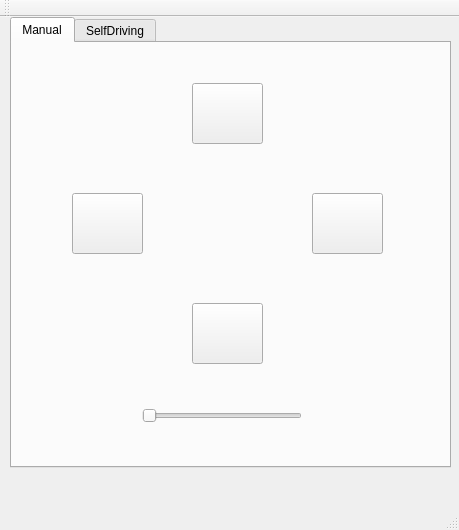
<?xml version="1.0" encoding="UTF-8"?>
<ui version="4.0">
 <class>MainWindow</class>
 <widget class="QMainWindow" name="MainWindow">
  <property name="geometry">
   <rect>
    <x>0</x>
    <y>0</y>
    <width>459</width>
    <height>530</height>
   </rect>
  </property>
  <property name="windowTitle">
   <string>MainWindow</string>
  </property>
  <widget class="QWidget" name="centralWidget">
   <widget class="QTabWidget" name="tabWidget">
    <property name="geometry">
     <rect>
      <x>10</x>
      <y>0</y>
      <width>441</width>
      <height>451</height>
     </rect>
    </property>
    <property name="currentIndex">
     <number>0</number>
    </property>
    <widget class="QWidget" name="Manual_T">
     <attribute name="title">
      <string>Manual</string>
     </attribute>
     <widget class="QPushButton" name="DOWN_B">
      <property name="geometry">
       <rect>
        <x>180</x>
        <y>260</y>
        <width>71</width>
        <height>61</height>
       </rect>
      </property>
      <property name="text">
       <string/>
      </property>
      <property name="icon">
       <iconset resource="../../CarControl_v2/resources.qrc">
        <normaloff>:/arrows/images/downimg.png</normaloff>:/arrows/images/downimg.png</iconset>
      </property>
      <property name="iconSize">
       <size>
        <width>65</width>
        <height>65</height>
       </size>
      </property>
      <property name="checkable">
       <bool>true</bool>
      </property>
     </widget>
     <widget class="QPushButton" name="LEFT_B">
      <property name="geometry">
       <rect>
        <x>60</x>
        <y>150</y>
        <width>71</width>
        <height>61</height>
       </rect>
      </property>
      <property name="text">
       <string/>
      </property>
      <property name="icon">
       <iconset resource="../../CarControl_v2/resources.qrc">
        <normaloff>:/arrows/images/leftimg.png</normaloff>:/arrows/images/leftimg.png</iconset>
      </property>
      <property name="iconSize">
       <size>
        <width>65</width>
        <height>65</height>
       </size>
      </property>
      <property name="checkable">
       <bool>true</bool>
      </property>
     </widget>
     <widget class="QPushButton" name="RIGHT_B">
      <property name="geometry">
       <rect>
        <x>300</x>
        <y>150</y>
        <width>71</width>
        <height>61</height>
       </rect>
      </property>
      <property name="text">
       <string/>
      </property>
      <property name="icon">
       <iconset resource="../../CarControl_v2/resources.qrc">
        <normaloff>:/arrows/images/rightimg.png</normaloff>:/arrows/images/rightimg.png</iconset>
      </property>
      <property name="iconSize">
       <size>
        <width>65</width>
        <height>65</height>
       </size>
      </property>
      <property name="checkable">
       <bool>true</bool>
      </property>
      <property name="autoDefault">
       <bool>false</bool>
      </property>
      <property name="default">
       <bool>false</bool>
      </property>
     </widget>
     <widget class="QPushButton" name="UP_B">
      <property name="geometry">
       <rect>
        <x>180</x>
        <y>40</y>
        <width>71</width>
        <height>61</height>
       </rect>
      </property>
      <property name="autoFillBackground">
       <bool>false</bool>
      </property>
      <property name="text">
       <string/>
      </property>
      <property name="icon">
       <iconset resource="../../CarControl_v2/resources.qrc">
        <normaloff>:/arrows/images/upimg.png</normaloff>:/arrows/images/upimg.png</iconset>
      </property>
      <property name="iconSize">
       <size>
        <width>65</width>
        <height>65</height>
       </size>
      </property>
      <property name="checkable">
       <bool>true</bool>
      </property>
     </widget>
     <widget class="QSlider" name="SpeedSlider">
      <property name="geometry">
       <rect>
        <x>130</x>
        <y>360</y>
        <width>160</width>
        <height>26</height>
       </rect>
      </property>
      <property name="maximum">
       <number>2</number>
      </property>
      <property name="pageStep">
       <number>1</number>
      </property>
      <property name="orientation">
       <enum>Qt::Horizontal</enum>
      </property>
     </widget>
    </widget>
    <widget class="QWidget" name="SelfDriving_T">
     <attribute name="title">
      <string>SelfDriving</string>
     </attribute>
     <widget class="QGraphicsView" name="graphicsView">
      <property name="geometry">
       <rect>
        <x>10</x>
        <y>130</y>
        <width>421</width>
        <height>281</height>
       </rect>
      </property>
     </widget>
     <widget class="QPushButton" name="Go_B">
      <property name="geometry">
       <rect>
        <x>150</x>
        <y>100</y>
        <width>105</width>
        <height>31</height>
       </rect>
      </property>
      <property name="text">
       <string>GO</string>
      </property>
     </widget>
     <widget class="QLabel" name="StartingPoint_L">
      <property name="geometry">
       <rect>
        <x>32</x>
        <y>10</y>
        <width>141</width>
        <height>23</height>
       </rect>
      </property>
      <property name="text">
       <string>&lt;html&gt;&lt;head/&gt;&lt;body&gt;&lt;p align=&quot;center&quot;&gt;Starting Point&lt;/p&gt;&lt;/body&gt;&lt;/html&gt;</string>
      </property>
     </widget>
     <widget class="QLabel" name="Destination_L">
      <property name="geometry">
       <rect>
        <x>250</x>
        <y>10</y>
        <width>141</width>
        <height>23</height>
       </rect>
      </property>
      <property name="text">
       <string>&lt;html&gt;&lt;head/&gt;&lt;body&gt;&lt;p align=&quot;center&quot;&gt;Destination&lt;/p&gt;&lt;/body&gt;&lt;/html&gt;</string>
      </property>
     </widget>
     <widget class="QRadioButton" name="Work_RB">
      <property name="geometry">
       <rect>
        <x>280</x>
        <y>170</y>
        <width>125</width>
        <height>28</height>
       </rect>
      </property>
      <property name="text">
       <string>WORK</string>
      </property>
      <attribute name="buttonGroup">
       <string notr="true">Paths_RBs</string>
      </attribute>
     </widget>
     <widget class="QRadioButton" name="Home_RB">
      <property name="geometry">
       <rect>
        <x>60</x>
        <y>330</y>
        <width>125</width>
        <height>28</height>
       </rect>
      </property>
      <property name="text">
       <string>HOME</string>
      </property>
      <attribute name="buttonGroup">
       <string notr="true">Paths_RBs</string>
      </attribute>
     </widget>
     <widget class="QLabel" name="StartingPointMap_L">
      <property name="geometry">
       <rect>
        <x>32</x>
        <y>40</y>
        <width>151</width>
        <height>23</height>
       </rect>
      </property>
      <property name="text">
       <string>Choose from map</string>
      </property>
      <property name="alignment">
       <set>Qt::AlignCenter</set>
      </property>
     </widget>
     <widget class="QLabel" name="DestinationMap_L">
      <property name="geometry">
       <rect>
        <x>250</x>
        <y>40</y>
        <width>151</width>
        <height>23</height>
       </rect>
      </property>
      <property name="text">
       <string>Choose from map</string>
      </property>
      <property name="alignment">
       <set>Qt::AlignCenter</set>
      </property>
     </widget>
    </widget>
   </widget>
  </widget>
  <widget class="QMenuBar" name="menuBar">
   <property name="geometry">
    <rect>
     <x>0</x>
     <y>0</y>
     <width>459</width>
     <height>29</height>
    </rect>
   </property>
  </widget>
  <widget class="QToolBar" name="mainToolBar">
   <attribute name="toolBarArea">
    <enum>TopToolBarArea</enum>
   </attribute>
   <attribute name="toolBarBreak">
    <bool>false</bool>
   </attribute>
  </widget>
  <widget class="QStatusBar" name="statusBar"/>
 </widget>
 <layoutdefault spacing="6" margin="11"/>
 <resources/>
 <connections/>
 <buttongroups>
  <buttongroup name="Paths_RBs"/>
 </buttongroups>
</ui>
